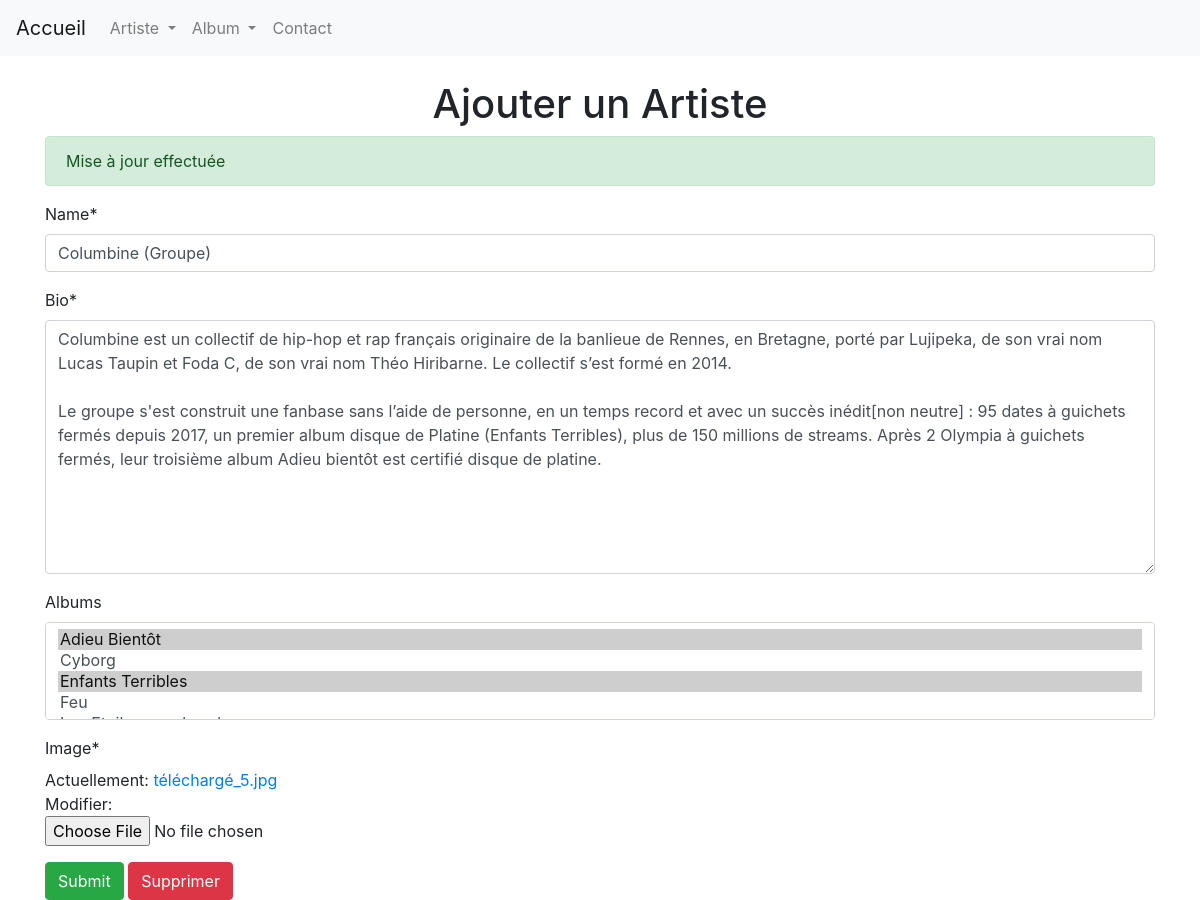
The app's page /artiste/update/7 with its own data.
### musique/models.py (models this page shows, shortened)
class Artiste(models.Model):
    name = models.CharField(max_length=255)
    bio = models.TextField()
    albums = models.ManyToManyField('Album', related_name='albums', blank=True)
    image = models.ImageField()
    class Meta:
        verbose_name = 'Artiste'
        ordering = ['name']

class Album(models.Model):
    name = models.CharField(max_length=255)
    infos = models.TextField(null=True)
    musiques = models.TextField(null=True)
    artistes = models.ManyToManyField('Artiste', related_name='artistes')
    pochette = models.ImageField()
    class Meta:
        verbose_name = 'Album'
        ordering = ['name']
    def __str__(self):
        return self.name

### musique/views.py (the view)
# urls.py: path('artiste/update/<int:id>', views.updateArtiste, name="update-artiste"),
def updateArtiste(request, id):
    artiste = get_object_or_404(Artiste, id=id)
    form = ArtisteForm(request.POST or None, request.FILES or None, instance=artiste)
    update = True
    if form.is_valid():
        name = form.cleaned_data['name']
        bio = form.cleaned_data['bio']
        form.save()
        update = True
    return render(request, 'musique/Artiste/form.html', locals())

### musique/forms.py
class ArtisteForm(forms.ModelForm):
    class Meta:
        model = Artiste
        fields = '__all__'

### musique/templates/musique/Artiste/form.html (shortened to what this page needs)
{% extends 'base.html' %}
{% load crispy_forms_tags %}
{% block body %}
    <h1 class="text-center">Ajouter un Artiste</h1>
    {% if update %}
        <div class="alert alert-success" role="alert">
            Mise à jour effectuée
        </div>
    {% endif %}
    <div class="row">
        <div class="col">
            <div class="row">
                <div class="col">
                    <form enctype="multipart/form-data" action="" method="post">
                        {{ form|crispy }}
                        <input class="btn btn-success" type="submit"/>
                        {% if artiste %}<a class="btn btn-danger" href="">Supprimer</a>{% endif %}
                    </form>
                </div>
            </div>
        </div>
    </div>
{% endblock %}

### records on screen
Artiste: name "Columbine (Groupe)", bio "Columbine est un collectif de hip-hop et rap français originaire de la banlieue de Rennes, en Bretagne, porté par Lujipeka, de son vrai nom Lucas Taupin et Foda C, de son vrai nom Théo Hiribarne. Le collectif s’est formé en 2014. Le groupe s'est construit une fanbase sans l’aide de personne, en un temps record et avec un succès inédit[non neutre] : 95 dates à guichets fermés depuis 2017, un premier album disque de Platine (Enfants Terribles), plus de 150 millions de streams. Après 2 Olympia à guichets fermés, leur troisième album Adieu bientôt est certifié disque de platine."
